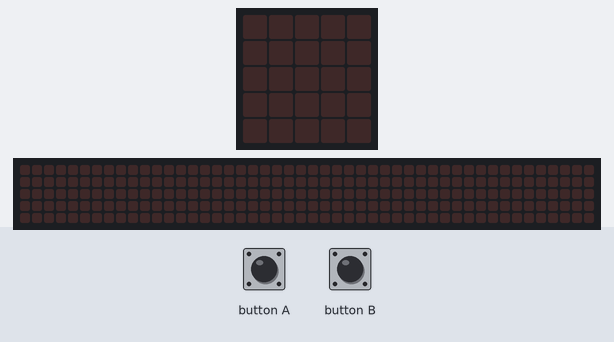
The program below on a simulated BBC micro:bit (MakeCode). On the bench: the board's 5×5 LED display, a strip that is not on the board, showing the scrolling text unrolled. The test bench sets the inputs (shaded band). The 48×5 strip is a reading aid, not a part: it shows the text the display is scrolling, unrolled, one strip-width of it at a time.

Above: at 1.2 s.
1.3 s: button A pressed for 0.15 s
At 1.9 s:
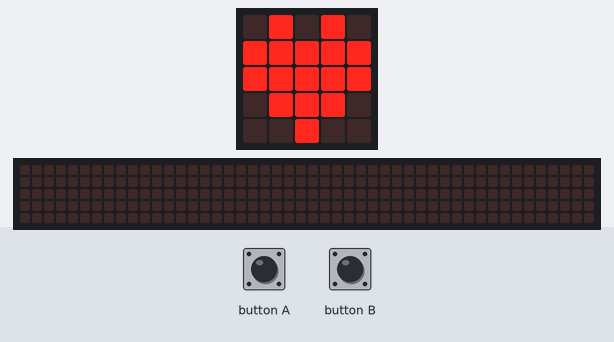
At 9.2 s:
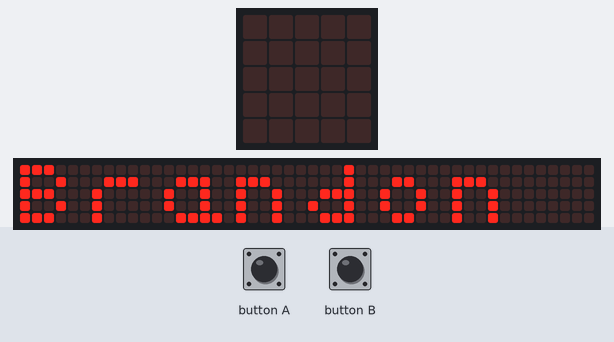

The program:

main.ts
```typescript
input.onButtonPressed(Button.A, function () {
    basic.showIcon(IconNames.Heart)
    basic.showString("Brandon Ossa B.")
    basic.clearScreen()
})
input.onButtonPressed(Button.B, function () {
    basic.showIcon(IconNames.Heart)
    basic.showString("Juan Diego o.")
    basic.clearScreen()
})
```

test.ts
```typescript
// aquí va el archivo "tests"; esto no se compilará cuando este paquete se utilice como una extensión.
```

Measured:
- after the input at 1.3 s, the display: changes after 0.15 s (image 1)
- what the display in image 1 shows lasts 0.6 s, from 1.5 s to 2.1 s
